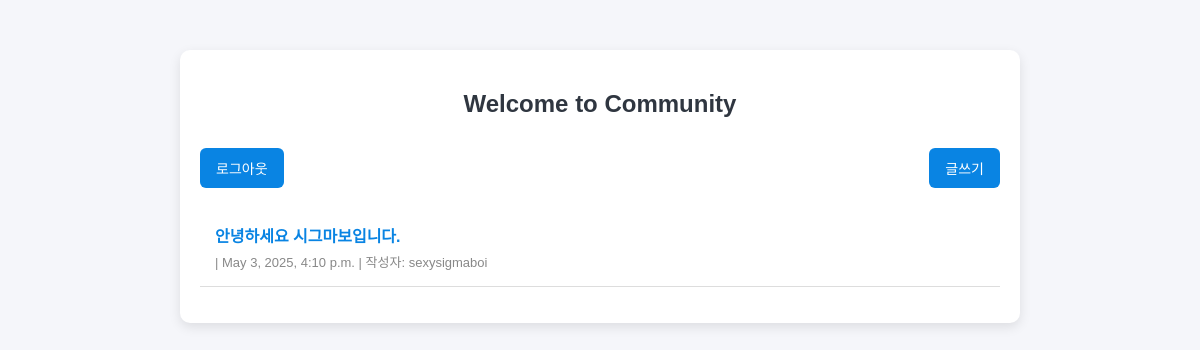
The app's page /mainpage, older data.
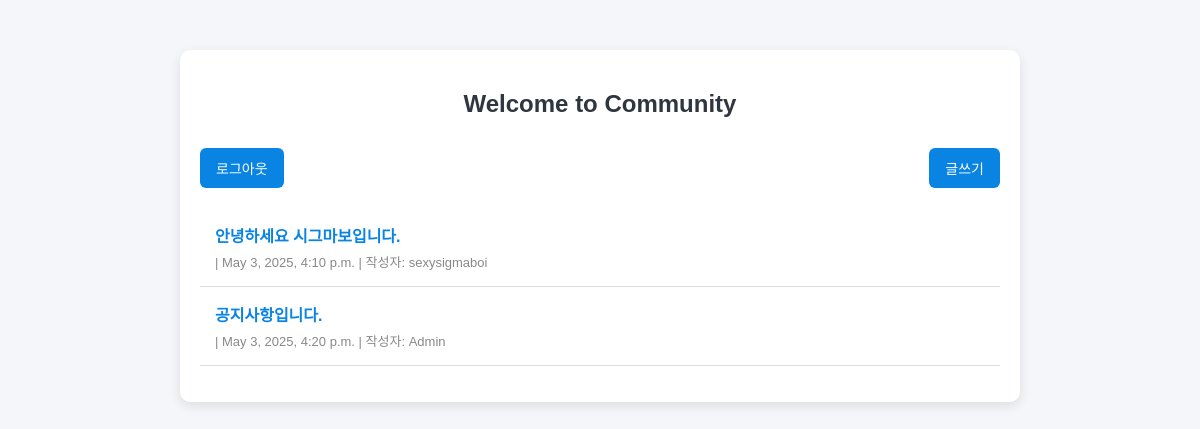
The same page, newer data.
### blog/models.py (models this page shows, shortened)
class Blog(models.Model):
    title=models.CharField(max_length=100)
    body=models.TextField(default="")
    date=models.DateTimeField(auto_now_add=True)
    author=models.ForeignKey(User,on_delete=models.CASCADE)

### blog/views.py (the view)
# urls.py: path('mainpage', views.post_list, name='post_list'),
def post_list(request):
    posts = Blog.objects.all()
    return render (request, 'post_list.html', {'posts': posts})

### blog/templates/post_list.html (shortened to what this page needs)
{% load static %}
<!DOCTYPE html>
<html lang="ko">
    <head>
        <link rel="stylesheet" href="{% static 'css/post_list.css' %}" />
    </head>
    <body>
        <div class="container">
            <h2 class="title">Welcome to Community</h2>
            <div class="top-bar">
                <a href="{% url 'login' %}" class="logout-button">로그아웃</a>
                <a href="{% url 'create_post' %}" class="write-button">글쓰기</a>
            </div>
            <ul class="post-list">
                {% for post in posts %}
                <li class="post-item">
                    <a href="{% url 'post_detail' pk=post.pk %}"> {{ post.title }} </a>
                    <span class="meta"> | {{ post.date }} | 작성자: {{ post.author.username }} </span>
                </li>
                {% endfor %}
            </ul>
        </div>
    </body>
</html>

Row changes from the older to the newer data that the page shows:
added Blog: title "공지사항입니다.", date "May 3, 2025, 4:20 p.m.", author.username "Admin"
